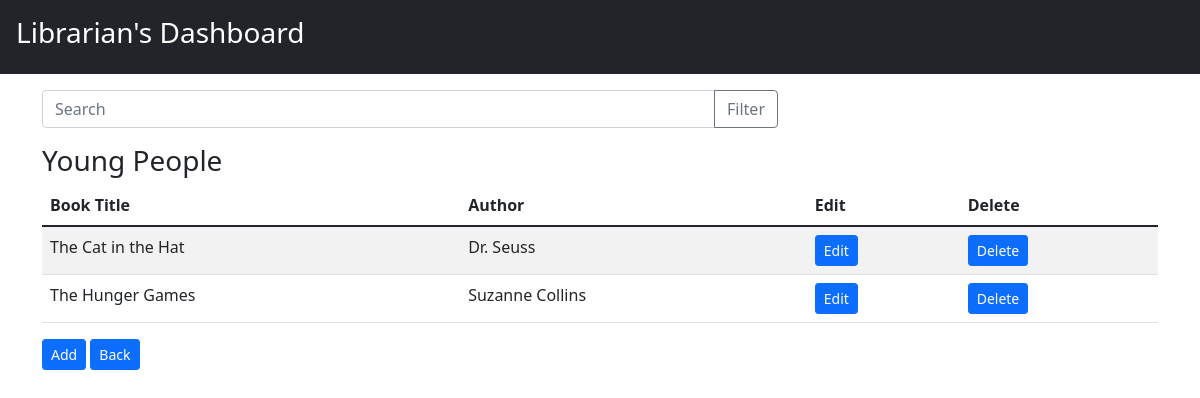
Page /admin/view/2 on the committed database.
### app.py (models this page shows)
class Section(db.Model):
    __tablename__='section'
    ID=db.Column(db.Integer,primary_key=True, autoincrement=True)
    Name=db.Column(db.String)
    Desc=db.Column(db.String)

class Book(db.Model):
    __tablename__='book'
    ID=db.Column(db.Integer,primary_key=True, autoincrement=True)
    Name=db.Column(db.String)
    Author=db.Column(db.String)
    SID=db.Column(db.Integer, db.ForeignKey("section.ID"))

### app.py (the view)
@app.route('/admin/view/<id>',methods=["GET","POST"])
def view(id):
    books=Book.query.filter_by(SID=id).all()
    sect=Section.query.filter_by(ID=id).first().Name
    return render_template("View_Section.html",books=books,Section=sect)

### templates/View_Section.html (shortened to what this page needs)
<!DOCTYPE html>
<html lang="en">
<head>
  <link href="https://cdn.jsdelivr.net/npm/bootstrap@5.1.3/dist/css/bootstrap.min.css" rel="stylesheet">
</head>
<body>
  <header class="bg-dark text-white p-3">
    <div class="d-flex justify-content-between">
      <h1 class="h3">Librarian's Dashboard</h1>
    </div>
  </header>
  <main class="container mt-3">
    <div class="row">
      <div class="col-md-8">
        <div class="input-group mb-3">
          <input type="text" class="form-control" placeholder="Search" aria-label="Search">
          <button class="btn btn-outline-secondary" type="button">Filter</button>
        </div>
      </div>
    </div>
    <div class="row">
        <h1 class="h3">{{Section}}</h1>
    </div>
    <table class="table table-striped">
      <thead>
        <tr>
          <th scope="col">Book Title</th>
          <th scope="col">Author</th>
          <th scope="col">Edit</th>
          <th scope="col">Delete</th>
        </tr>
      </thead>
      <tbody>
        {% for i in books %}
        <tr>
          <td>{{i["Name"]}}</td>
          <td>{{i["Author"]}}</td>
          <td>
            <a href="/admin/editb/{{i["ID"]}}" type="button" class="btn btn-primary btn-sm">Edit</a>
          </td>
          <td>
            <a href="/admin/deleteb/{{i["ID"]}}" type="button" class="btn btn-primary btn-sm">Delete</a>
          </td>
        </tr>
        {% endfor %}
        </tbody>
    </table>
    <a href="/admin/add/{{books[0].SID}}" type="button" class="btn btn-primary btn-sm">Add</a>
    <a href="/admin" type="button" class="btn btn-primary btn-sm">Back</a>
  </main>
</body>
</html>

### rows in the picture
Section: Name "Young People"
Book: Name "The Cat in the Hat", Author "Dr. Seuss"
Book: Name "The Hunger Games", Author "Suzanne Collins"
